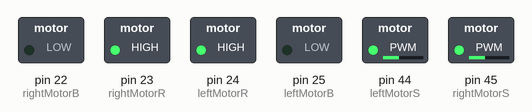
Bench run of a sketch on a simulated Arduino Mega 2560, built with avr-gcc and run on an emulated ATmega2560. On the bench: switched loads named in the sketch (green lamp = pin HIGH).

Above: at 1.0 s.
At 3.0 s:
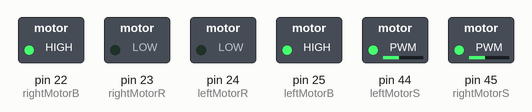
At 5.0 s:
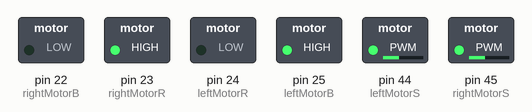
At 7.0 s:
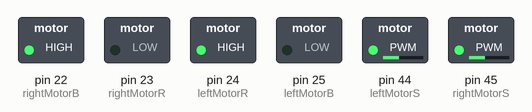
At 9.0 s:
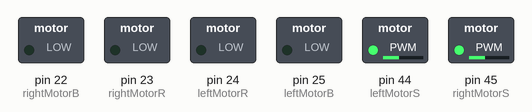
Timing chart, 0 to 13.0 s (numbered marks = the images above):
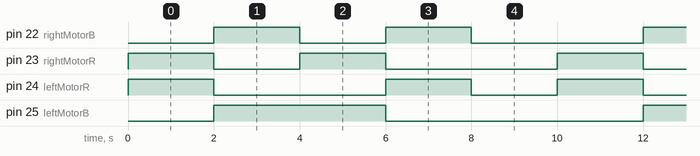

The sketch:

robot_code.ino
```cpp
int rightMotorR = 23;
int rightMotorB = 22;
int leftMotorR = 24;
int leftMotorB = 25;
int rightMotorS = 45;
int leftMotorS = 44;


void setup() {
  // put your setup code here, to run once:

 pinMode(rightMotorR, OUTPUT);
 pinMode(rightMotorB, OUTPUT);
 pinMode(rightMotorS, OUTPUT);
 pinMode(leftMotorR, OUTPUT);
 pinMode(leftMotorB, OUTPUT);
 pinMode(leftMotorS, OUTPUT);

 analogWrite(rightMotorS, 100); //0 - 255  speed of the car
 analogWrite(leftMotorS, 100);
}

void loop() {
  // put your main code here, to run repeatedly:

  car_forward();
  delay(2000);
  car_backward();
  delay(2000);
  car_right();
  delay(2000);
  car_left();
  delay(2000);
  car_stop();
  delay(2000);

}


void car_forward(){
  digitalWrite(rightMotorR, HIGH);
  digitalWrite(rightMotorB, LOW);
  digitalWrite(leftMotorR, HIGH);
  digitalWrite(leftMotorB, LOW);
  }

void car_backward(){
  digitalWrite(rightMotorR, LOW);
  digitalWrite(rightMotorB, HIGH);
  digitalWrite(leftMotorR, LOW);
  digitalWrite(leftMotorB, HIGH);
  }

void car_right(){
  digitalWrite(rightMotorR, HIGH);
  digitalWrite(rightMotorB, LOW);
  digitalWrite(leftMotorR, LOW);
  digitalWrite(leftMotorB, HIGH);
  }

void car_left(){
  digitalWrite(rightMotorR, LOW);
  digitalWrite(rightMotorB, HIGH);
  digitalWrite(leftMotorR, HIGH);
  digitalWrite(leftMotorB, LOW);
  }

void car_stop(){
  digitalWrite(rightMotorR, LOW);
  digitalWrite(rightMotorB, LOW);
  digitalWrite(leftMotorR, LOW);
  digitalWrite(leftMotorB, LOW);
  }
```

Measured:
- by itself, pin 22 (rightMotorB), pin 23 (rightMotorR): repeats every 10.0 s: LOW 2.0 s, HIGH 2.0 s, LOW 4.0 s, HIGH 2.0 s
- by itself, pin 24 (leftMotorR): repeats every 10.0 s: LOW 4.0 s, HIGH 2.0 s, LOW 2.0 s, HIGH 2.0 s
- by itself, pin 25 (leftMotorB): alternates HIGH for 4.0 s and LOW for 6.0 s
